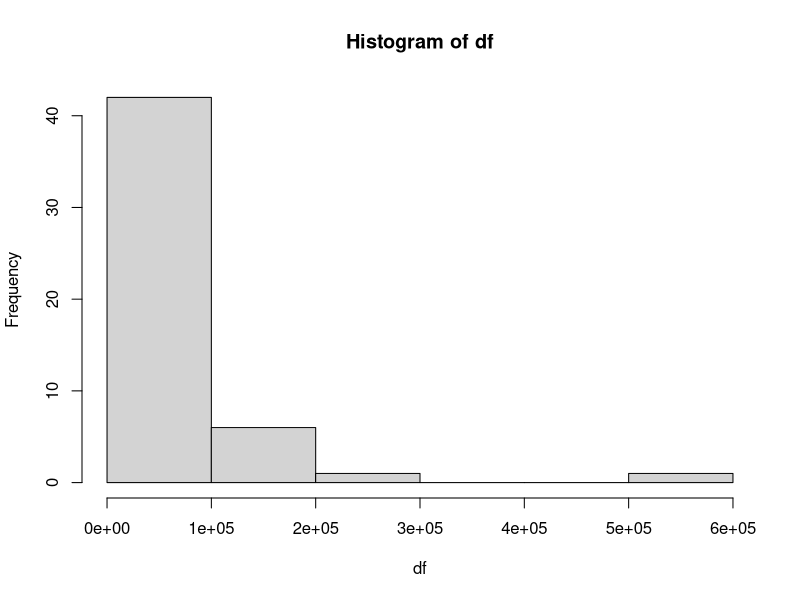
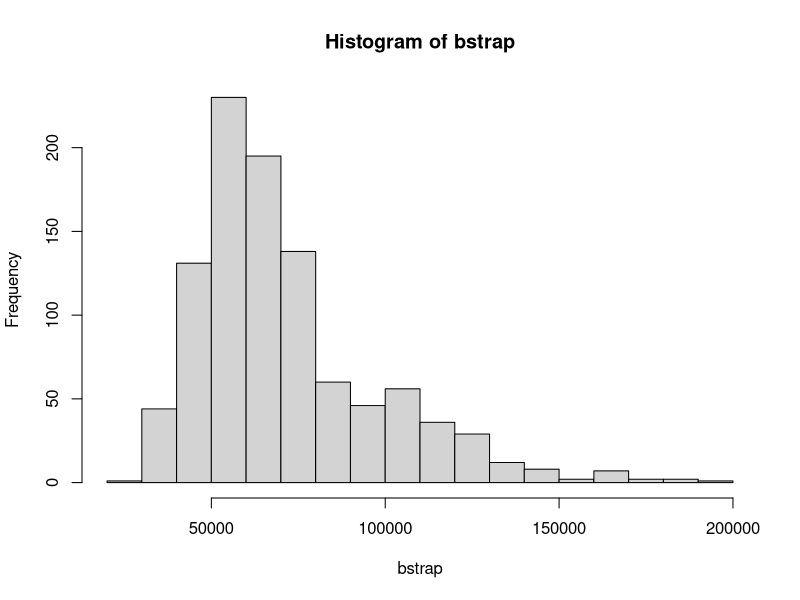
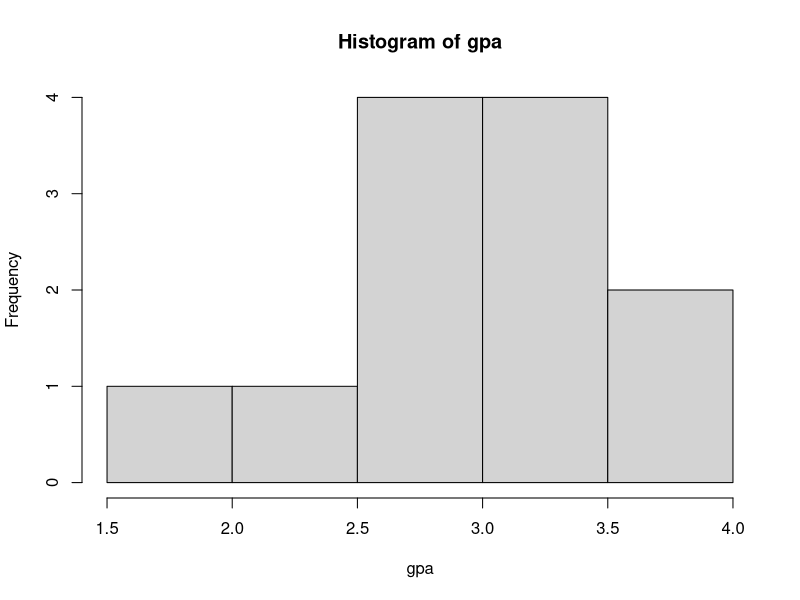
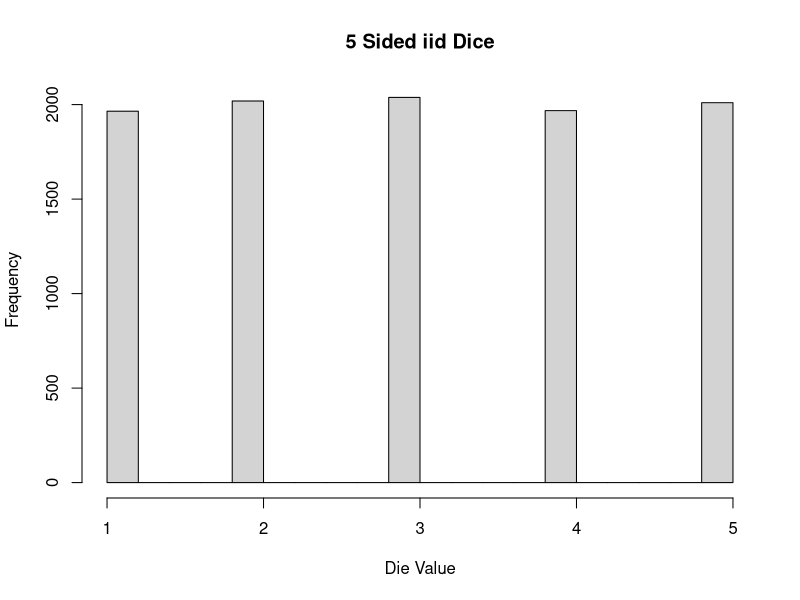

Reproduce these figures in R, in order.
### intro to DS -- week 2 hw

### problem 4
df <- state.area
str(df)

mean(df) # 72367.98
median(df) # 56222
max(df) # 589757
min(df) # 1214
range(df) # 1214 589757
sd(df) # 88278.01

library(e1071)
hist(df)
skewness(df) # 4.192424
kurtosis(df) # 21.1694

### problem 5
bstrap <- c()
for (i in 1:1000){
  bstrap <- c(bstrap, mean(sample(state.area, 10, replace=TRUE)))
}

hist(bstrap, breaks=20)
quantile(bstrap, 0.05)
quantile(bstrap, 0.95)
quantile(bstrap, 0.10) # 45009.64
quantile(bstrap, 0.90) # 111223


### problem 6
gpa <- c(2.01, 3.96, 1.92, 2.71, 3.03, 3.15, 3.22, 3.17, 3.99, 2.63, 2.51, 2.63)

t.test(gpa)  # Assumes a 95% confidence interval is required

# t.test(lizard, conf.level = 0.9)

hist(gpa)

### problem 8
ath1 <- c(9.79, 10.11, 9.99, 10.08, 10.22)
ath2 <- c(9.61, 10.31, 10.02, 10.38, 9.81)

t.test(ath1, ath2, var.equal = TRUE, alternative = "two.sided", mu=0)

### problem 10
die.rolls <- sample(x=1:5, size=10000, replace=TRUE)
hist(die.rolls, main = "5 Sided iid Dice", xlab= "Die Value")
mean(die.rolls)

skewness(die.rolls) # -0.022
kurtosis(die.rolls) # -1.286